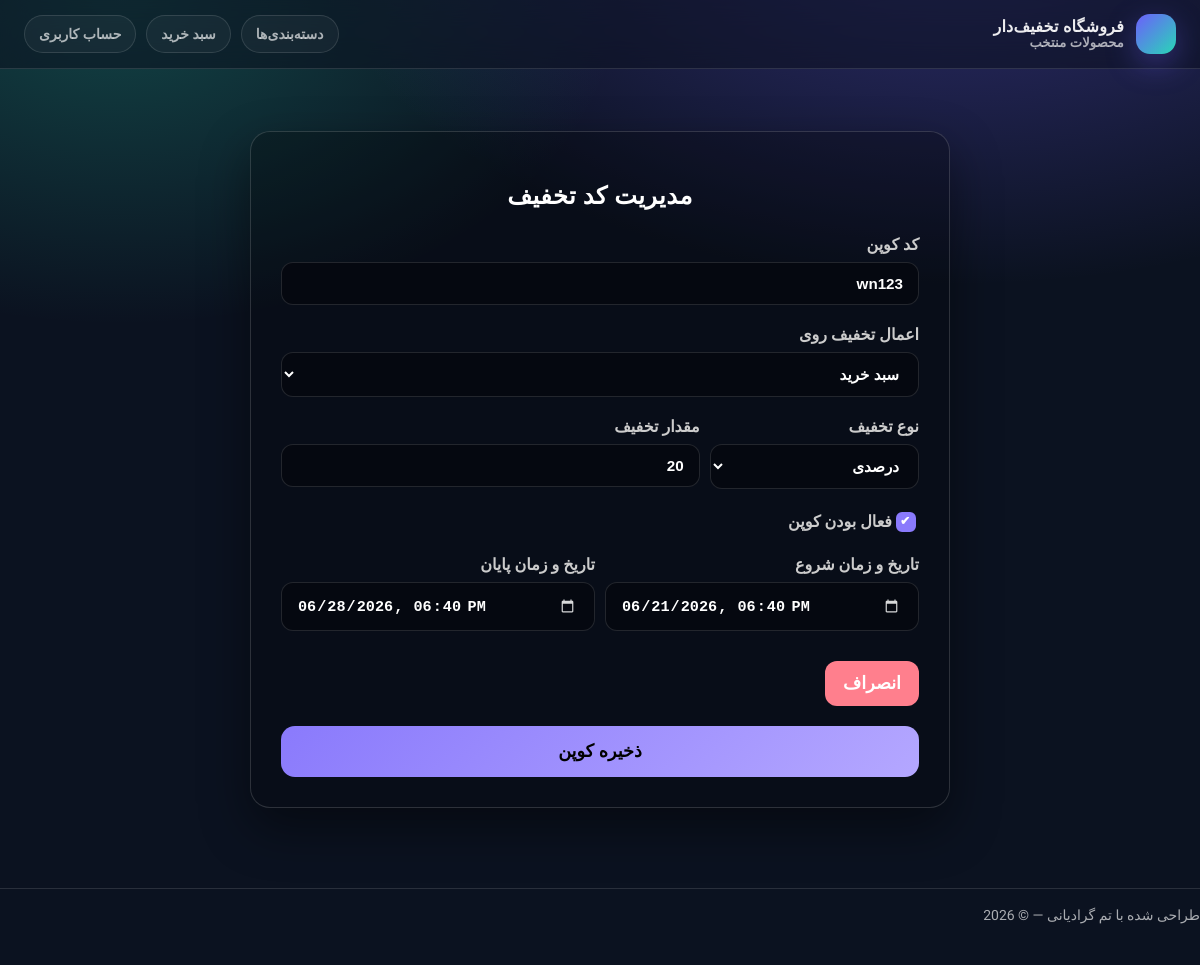
Screenshot of /coupon/discount-coupon-edit/4/ (signed in) with the database file from the repository.
### coupon/models.py (models this page shows, shortened)
class DiscountCoupon(models.Model):
    APPLY_TO_CHOICES = (
        ('cart', 'سبد خرید'),
        ('product', 'یک محصول'),
    )
    DISCOUNT_TYPE_CHOICES = (
        ('percent', 'درصدی'),
        ('amount', 'تومانی')
    )
    coupon = models.CharField(max_length=100, verbose_name="کوپن")
    apply_to = models.CharField(max_length=20, choices=APPLY_TO_CHOICES, default='cart', verbose_name='اعمال روی')
    discount_type = models.CharField(max_length=10, choices=DISCOUNT_TYPE_CHOICES, verbose_name='نوع تخفثف')
    value = models.PositiveIntegerField(default=0, verbose_name='مقدار تخفیف')
    is_active = models.BooleanField(default=True)
    start_date = models.DateTimeField(null=True, blank=True)
    end_date = models.DateTimeField(null=True, blank=True)
    product = models.ForeignKey(Product, null=True, blank=True, on_delete=models.CASCADE, verbose_name='محصول')
    created_at = models.DateTimeField(auto_now_add=True)
    updated_at = models.DateTimeField(auto_now=True)

### coupon/views.py (the view)
# urls.py: path('discount-coupon-edit/<int:pk>/',views.EditDiscountCoupon.as_view(), name='discount_coupon_edit'),
class EditDiscountCoupon(UserPassesTestMixin, generic.UpdateView):
    model = DiscountCoupon
    template_name = 'coupon/discountcoupon_create.html'
    fields = '__all__'
    success_url = reverse_lazy('coupon:coupon_list')
    def test_func(self):
        return self.request.user.is_superuser
    def get_context_data(self, **kwargs):
        context = super().get_context_data(**kwargs)
        context['is_edit'] = True
        return context

### cart/context_processors.py (called while the page is built)
def cart(request):
    return {'cart': Cart(request)}

### catalog/models.py (called while the page is built)
    def __str__(self):
        return self.name

    def __str__(self):
        return f"{self.category} {self.name}"

### coupon/templates/coupon/discountcoupon_create.html (shortened to what this page needs)
{% extends "parent/base.html" %}
{% load static %}
{% block content %}
<div class="form-container">
    <h2>مدیریت کد تخفیف</h2>
    <form method="post" id="discount-coupon-form">
        <div class="form-group">
            <label for="{{ form.coupon.id_for_label }}">کد کوپن</label>
            {{ form.coupon }}
        </div>
        <div class="form-group">
            <label for="{{ form.apply_to.id_for_label }}">اعمال تخفیف روی</label>
            <div class="inline-flex">
                {{ form.apply_to }}
            </div>
        </div>
        <div class="form-group inline-flex">
            <div style="flex:1">
                <label for="{{ form.discount_type.id_for_label }}">نوع تخفیف</label>
                {{ form.discount_type }}
            </div>
            <div style="flex:2">
                <label for="{{ form.value.id_for_label }}">مقدار تخفیف</label>
                {{ form.value }}
            </div>
        </div>
        <div class="form-group" style="display: flex; align-items: center;">
            {{ form.is_active }}
            <label for="{{ form.is_active.id_for_label }}" class="checkbox-label">فعال بودن کوپن</label>
        </div>
        <div class="form-group inline-flex">
            <div style="flex:1" class="datepicker-container">
                <label for="{{ form.start_date.id_for_label }}">تاریخ و زمان شروع</label>
                <input
                    type="datetime-local"
                    name="{{ form.start_date.html_name }}"
                    id="{{ form.start_date.id_for_label }}"
                    {% if form.start_date.value %}value="{{ form.start_date.value|date:'Y-m-d\TH:i' }}"{% endif %}
                >
            </div>
            <div style="flex:1" class="datepicker-container">
                <label for="{{ form.end_date.id_for_label }}">تاریخ و زمان پایان</label>
                <input
                    type="datetime-local"
                    name="{{ form.end_date.html_name }}"
                    id="{{ form.end_date.id_for_label }}"
                    {% if form.end_date.value %}value="{{ form.end_date.value|date:'Y-m-d\TH:i' }}"{% endif %}
                >
            </div>
        </div>
        <div class="form-actions" style="margin-top: 30px;">
            <button type="button" class="btn-icon" style="background:#ff7f8d; margin-right: auto;" onclick="window.history.back();">انصراف</button>
            <button type="submit" class="btn-submit">ذخیره کوپن</button>
        </div>
    </form>
</div>
{% endblock %}

### catalog/templates/parent/base.html (style rules this page uses)
:root { --bg: #0b1220; --card: rgba(255,255,255,.06); --card2: rgba(255,255,255,.09); --text: rgba(255,255,255,.92); --muted: rgba(255,255,255,.65); --border: rgba(255,255,255,.12); --primary: #6d5efc; --primary2: #28d7b6; --danger: #ff4d6d; --shadow: 0 18px 60px rgba(0,0,0,.35); --radius: 18px; }
* { box-sizing: border-box; }
body { margin:0; font-family:"Vazirmatn", system-ui, -apple-system, Segoe UI, Roboto, Arial; background: radial-gradient(1200px 700px at 80% -100px, rgba(109,94,252,.38), transparent 55%), radial-gradient(1000px 650px at 10% 0px, rgba(40,215,182,.25), transparent 50%), var(--bg); color: var(--text); }

### coupon/templates/coupon/discountcoupon_create.html (style rules this page uses)
.form-container { max-width: 700px; margin: 40px auto; padding: 30px; background: rgba(0, 0, 0, 0.25); border: 1px solid rgba(255, 255, 255, 0.15); border-radius: 20px; box-shadow: 0 20px 50px rgba(0, 0, 0, 0.45); }
h2 { margin-bottom: 25px; font-weight: 900; color: #fff; text-align: center; letter-spacing: 0.5px; }
.form-group { margin-bottom: 20px; }
label { display: block; margin-bottom: 8px; font-weight: 800; color: #ccc; }
.checkbox-label { display: inline-block; margin-left: 10px; margin-bottom: 0; font-weight: 800; color: #ccc; cursor: pointer; }
.inline-flex { display: flex; gap: 10px; align-items: flex-start; }
.inline-flex > div { flex: 1; }
input[type="text"], input[type="number"], input[type="date"], input[type="datetime-local"], select, textarea { width: 100%; padding: 12px 15px; border-radius: 12px; background: #050810; border: 1px solid rgba(255, 255, 255, 0.12); color: #fff; font-weight: 600; font-size: 0.95rem; transition: all 0.2s ease; outline: none; }
input[type="checkbox"] { appearance: none; -webkit-appearance: none; width: 20px; height: 20px; border: 2px solid rgba(255, 255, 255, 0.4); border-radius: 6px; background-color: transparent; cursor: pointer; position: relative; display: inline-block; vertical-align: middle; transition: all 0.2s ease; }
input[type="checkbox"]:checked { background-color: #8a7afc; border-color: #8a7afc; }
input[type="checkbox"]:checked::after { content: '✔'; font-size: 12px; font-weight: bold; color: #fff; position: absolute; top: 0px; left: 2px; }
.btn-icon { padding: 12px 18px; border-radius: 12px; border: none; background: #8a7afc; color: #fff; cursor: pointer; font-weight: 900; font-size: 1.1rem; flex-shrink: 0; transition: background 0.2s ease; }
.btn-submit { width: 100%; padding: 15px; margin-top: 20px; border: none; border-radius: 14px; font-weight: 900; background: linear-gradient(135deg, #8a7afc, #b4a7ff); cursor: pointer; font-size: 1.1rem; transition: all 0.2s ease; }
.datepicker-container { position: relative; }

### rows the page displays
DiscountCoupon: coupon "wn123", apply_to "سبد خرید", discount_type "درصدی", value "20", is_active "☑"
